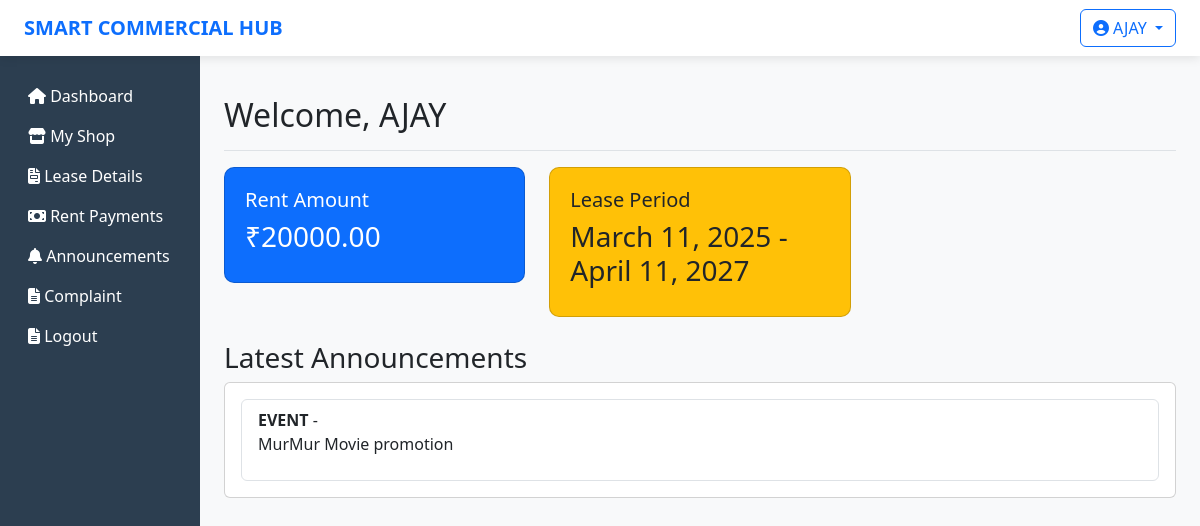
/dashboard/ (signed in), run on an earlier commit of the app's database.
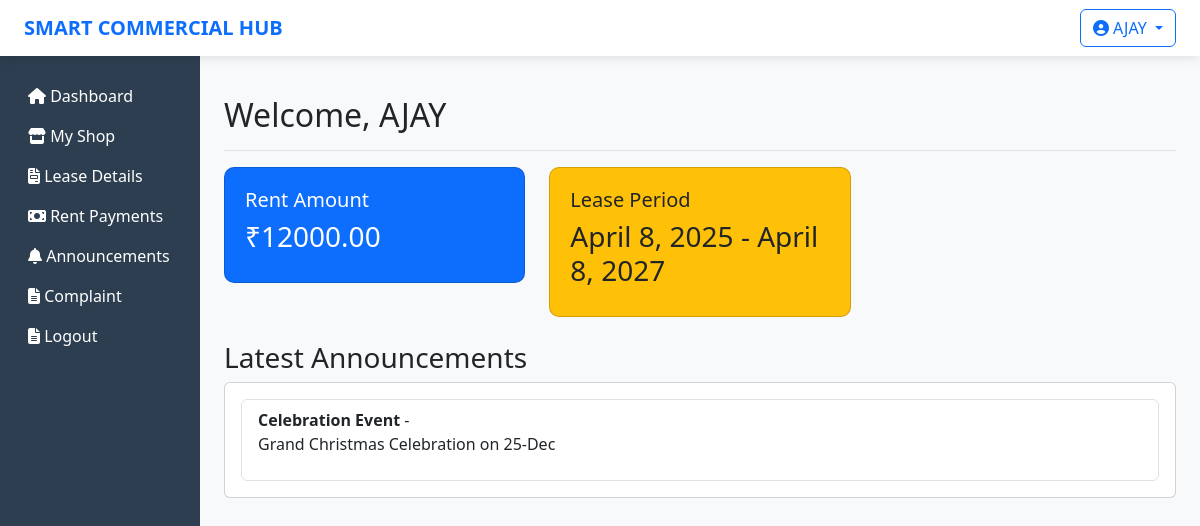
And on a later commit of the database.
### hub/models.py (models this page shows, shortened)
class AllocatedShop(models.Model):
    id = models.AutoField(primary_key=True)
    shop_id = models.ForeignKey(Shop,on_delete=models.CASCADE,related_name='shops')
    tenant_id = models.ForeignKey(Tenant,on_delete=models.CASCADE,related_name='tenants')
    lease_start = models.DateField()
    lease_end = models.DateField()
    rent_amount = models.DecimalField(max_digits=7,decimal_places=2)
    security_deposit = models.DecimalField(max_digits=7,decimal_places=2)
    payment_status = models.CharField(max_length=15,choices=PAYMENT_STATUS)
    status = models.CharField(max_length=10,choices=STATUS_CHOICES)
    agreement_document = models.FileField(upload_to='agreement/', null=True, blank=True)
    created_at = models.DateTimeField(auto_now_add=True)
    updated_at = models.DateTimeField(auto_now_add=True)

class Announcement(models.Model):
    id = models.AutoField(primary_key=True)
    title = models.CharField(max_length=100)
    message = models.CharField(max_length=255)
    published_by = models.ForeignKey(User, on_delete=models.SET_NULL, null=True, blank=True)
    status = models.CharField(max_length=10, choices=STATUS_CHOICES, default='draft')
    created_at = models.DateTimeField(auto_now_add=True)
    updated_at = models.DateTimeField(auto_now=True)
    published_at = models.DateTimeField(null=True, blank=True)

### hub/views.py (the view)
# urls.py: path("dashboard/", tenant_dashboard, name="tenant_dashboard"),
@login_required
def tenant_dashboard(request):
    try:
        tenant = Tenant.objects.get(tenant=request.user)
        allocated_shop = AllocatedShop.objects.filter(tenant_id=tenant).first()
    except Tenant.DoesNotExist:
        tenant = None
        allocated_shop = None
    announcements = Announcement.objects.all().order_by('-published_at')
    return render(
        request,
        "tenant/dashboard.html",  # Your template file
        {
            "tenant": tenant,
            "allocated_shop": allocated_shop,
            "announcements": announcements,
        },
    )

### templates/tenant/dashboard.html (shortened to what this page needs)
<!DOCTYPE html>
<html lang="en">
<head>
    <link href="https://cdn.jsdelivr.net/npm/bootstrap@5.3.0/dist/css/bootstrap.min.css" rel="stylesheet">
    <link rel="stylesheet" href="https://cdnjs.cloudflare.com/ajax/libs/font-awesome/6.4.2/css/all.min.css">
</head>
<body>
    <nav class="navbar navbar-expand-lg navbar-light px-4">
        <a class="navbar-brand fw-bold text-primary" href="#">SMART COMMERCIAL HUB</a>
        <div class="ms-auto">
            <div class="dropdown">
                <button class="btn btn-outline-primary dropdown-toggle" type="button" id="profileDropdown" data-bs-toggle="dropdown" aria-expanded="false">
                    <i class="fas fa-user-circle"></i> {{ request.user.username|upper }}
                </button>
            </div>
        </div>
    </nav>
    <div class="container-fluid">
        <div class="row">
            <nav class="col-md-2 d-none d-md-block sidebar">
                <div class="position-sticky">
                    <ul class="nav flex-column">
                        <li class="nav-item"><a class="nav-link text-white" href="#"><i class="fas fa-home"></i> Dashboard</a></li>
                        <li class="nav-item"><a class="nav-link text-white" href="{% url 'my_shop' %}"><i class="fas fa-store"></i> My Shop</a></li>
                        <li class="nav-item"><a class="nav-link text-white" href="{% url 'lease_details' %}"><i class="fas fa-file-invoice"></i> Lease Details</a></li>
                        <li class="nav-item"><a class="nav-link text-white" href="{% url 'initiate_payment' %}"><i class="fas fa-money-bill"></i> Rent Payments</a></li>
                        <li class="nav-item"><a class="nav-link text-white" href="{% url 'announcements' %}"><i class="fas fa-bell"></i> Announcements</a></li>
                        <li class="nav-item"><a class="nav-link text-white" href="{% url 'submit_complaint' %}"><i class="fas fa-file-alt"></i> Complaint</a></li>
                        <li class="nav-item"><a class="nav-link text-white" href="{% url 'user_logout' %}"><i class="fas fa-file-alt"></i> Logout</a></li>
                    </ul>
                </div>
            </nav>
            <main class="col-md-10 ms-sm-auto px-md-4"><br>
                <div class="d-flex justify-content-between flex-wrap flex-md-nowrap align-items-center pt-3 pb-2 mb-3 border-bottom">
                    <h1 class="h2">Welcome, {{ request.user.username|upper }}</h1>
                </div>
                <div class="row">
                    <div class="col-md-4">
                        <div class="card card-custom bg-primary text-white">
                            <h5>Rent Amount</h5>
                            <h3>₹{{ allocated_shop.rent_amount }}</h3>
                        </div>
                    </div>
                    <div class="col-md-4">
                        <div class="card card-custom bg-warning text-dark">
                            <h5>Lease Period</h5>
                            <h3>{{ allocated_shop.lease_start }} - {{ allocated_shop.lease_end }}</h3>
                        </div>
                    </div>
                </div>
                <h3 class="mt-4">Latest Announcements</h3>
                <div class="card">
                    <div class="card-body">
                        {% if announcements %}
                            <ul class="list-group">
                                {% for announcement in announcements %}
                                    <li class="list-group-item">
                                        <strong>{{ announcement.title }}</strong> - {{ announcement.date }}
                                        <p>{{ announcement.message }}</p>
                                    </li>
                                {% endfor %}
                            </ul>
                        {% else %}
                            <p class="text-muted">No announcements available.</p>
                        {% endif %}
                    </div>
                </div>
            </main>
        </div>
    </div>
</body>
</html>

What changed in the data, as far as the page shows it:
removed AllocatedShop: rent_amount "20000.00", lease_start "March 11, 2025", lease_end "April 11, 2027"
removed Announcement: title "EVENT", message "MurMur Movie promotion"
added AllocatedShop: rent_amount "12000.00", lease_start "April 8, 2025", lease_end "April 8, 2027"
added Announcement: title "Celebration Event", message "Grand Christmas Celebration on 25-Dec"
